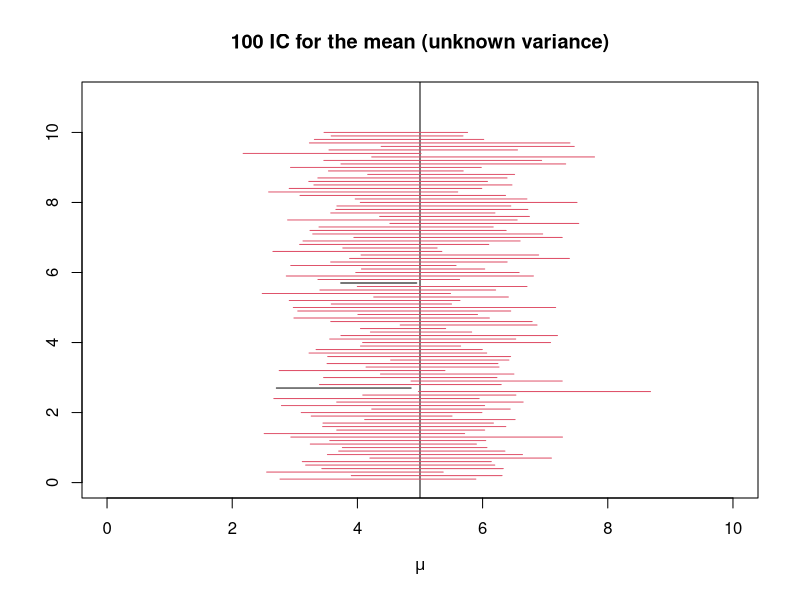

Recreate this plot in R.
#normal case
#set.seed(345)

mu <- 5
sigma <- 2
R <- 100
n <- 10

plot(0,0,xlim=c(0,10),ylim=c(0,11), type="n", xlab=expression(mu), ylab="",
     main = paste("100 IC for the mean (unknown variance)"), cex.main=1.2)
abline(v=mu)
alpha <- 0.05
inf <- vector(mode="numeric", length=R)
sup <- vector(mode="numeric", length=R)
l <- vector(mode="numeric",   length=R)
d <- 0

for (i in 1:R) {
  y <- rnorm(n, mu, sigma)
  sampleMean <- mean(y)
  sampleStandardDev <- sd(y)
  quantile <- qt( 1 - alpha/2, df = n - 1 )
  inf[i] <- sampleMean - quantile * sampleStandardDev/sqrt(n)
  sup[i] <- sampleMean + quantile * sampleStandardDev/sqrt(n)
  d <- d + 0.1
  l[i] <- (mu > inf[i] &  mu < sup[i]) 
  lines( seq(inf[i], sup[i], length=100), rep(d, 100), col=(l[i]+1) )
}